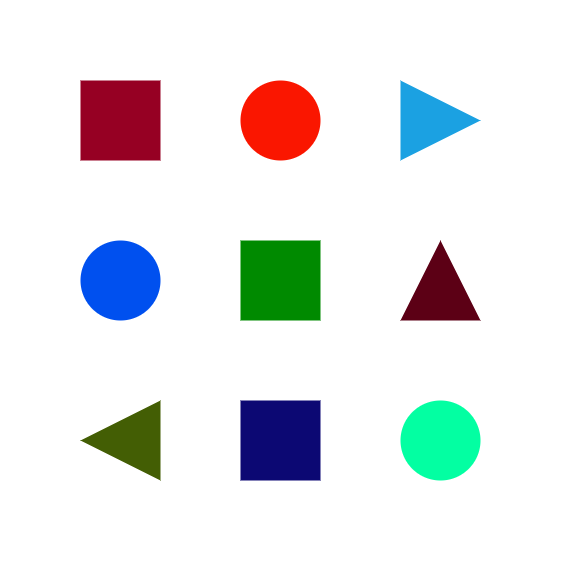
#> input picture shapes.png, 561 x 561 px
$ jupyter execute lab06.ipynb
#> lines starting #> are read from the running program, lines starting #| are printed output that depends on the picture; after the words box and inside, x2 and y2 are one past the last pixel; in counts of white or black regions, pixels touching at a corner belong together
### Task 0

Print Hello world to the terminal

[cell 1]
# Put your solution in this box and run the program

### Task 1 - Load an Image

Load in the "shapes.png" image and display it using matplotlib.

Ensure the colours are correctly displayed in RGB. [Hint](https://docs.opencv.org/4.x/d8/d01/group__imgproc__color__conversions.html#ga4e0972be5de079fed4e3a10e24ef5ef0)

[cell 2]
import cv2
import numpy as np
import matplotlib.pyplot as plt

IMAGE_FILE = "shapes.png"

image = cv2.imread(IMAGE_FILE)
#> image is the input picture: shape (561, 561, 3); mean B, G, R 231.5, 230.7, 228.7

image_rgb = cv2.cvtColor(image, cv2.COLOR_BGR2RGB);

plt.imshow(image_rgb)

### Task 2 - Colour Mask

Using a blue color mask, generate a monochrome mask of the blue shapes.

You will need to use the cv2.inRange() function.

Hint: ([0,0,90] and [150,180,255])

[cell 3]
import cv2
import numpy as np
import matplotlib.pyplot as plt

IMAGE_FILE = "shapes.png"

lower_blue = np.array([90, 0, 0], dtype=np.uint8)
upper_blue = np.array([255, 180, 150], dtype=np.uint8)

blue_mask = cv2.inRange(image, lower_blue, upper_blue)
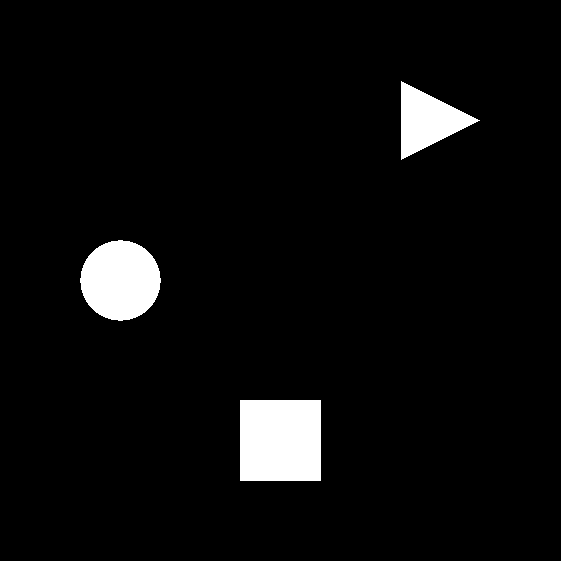
#> blue_mask: shape (561, 561); 4.7% white; 3 white regions, box (x1, y1, x2, y2) and area: (240, 400, 321, 481) 6561, (80, 240, 161, 321) 5049, (401, 81, 480, 160) 3121


plt.imshow(blue_mask, cmap = 'gray');

### Task 3 - Bitwise Operation

Using the bitwise and operation, apply the mask to the source image and display the result.

Examples for cv2.bitwise_and can be found [Here](https://www.geeksforgeeks.org/arithmetic-operations-on-images-using-opencv-set-2-bitwise-operations-on-binary-images/)

[cell 4]
import cv2
import numpy as np
import matplotlib.pyplot as plt
result = cv2.bitwise_and(image, image, mask=blue_mask)
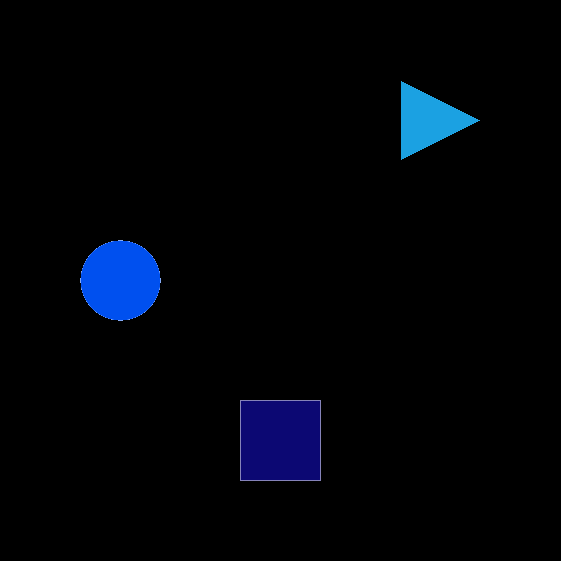
#> result: shape (561, 561, 3); mean B, G, R 8.5, 3.2, 0.7

# Convert to RGB for displaying
result_rgb = cv2.cvtColor(result, cv2.COLOR_BGR2RGB)

# Display the result
plt.figure(figsize=(6,6))
plt.imshow(result_rgb)
plt.title("Blue Shapes")
plt.axis("off")
plt.show()

### Task 4 - HSV and Maze

HSV (Hue, Saturation, Value) may provide better results for the Micromouse maze.

Use the provided "hsv_picker.ipynb" to find a good range of HSV values for the maze and display the resulting mask of the maze walls.

[cell 5]
import cv2
import numpy as np

# Global HSV variables
H_low = 0
H_high = 179;
S_low = 0
S_high = 255
V_low = 0
V_high = 255


# Trackbar callback
def callback(x):
    global H_low, H_high, S_low, S_high, V_low, V_high

    H_low = cv2.getTrackbarPos('low H', 'controls')
    H_high = cv2.getTrackbarPos('high H', 'controls')
    S_low = cv2.getTrackbarPos('low S', 'controls')
    S_high = cv2.getTrackbarPos('high S', 'controls')
    V_low = cv2.getTrackbarPos('low V', 'controls')
    V_high = cv2.getTrackbarPos('high V', 'controls')


# Create control window
cv2.namedWindow("controls")
cv2.resizeWindow("controls", 550, 300)


# Create sliders
cv2.createTrackbar('low H','controls',0,179,callback)
cv2.createTrackbar('high H','controls',179,179,callback)

cv2.createTrackbar('low S','controls',0,255,callback)
cv2.createTrackbar('high S','controls',255,255,callback)

cv2.createTrackbar('low V','controls',0,255,callback)
cv2.createTrackbar('high V','controls',255,255,callback)


# Load image
img = cv2.imread("maze.jpg")
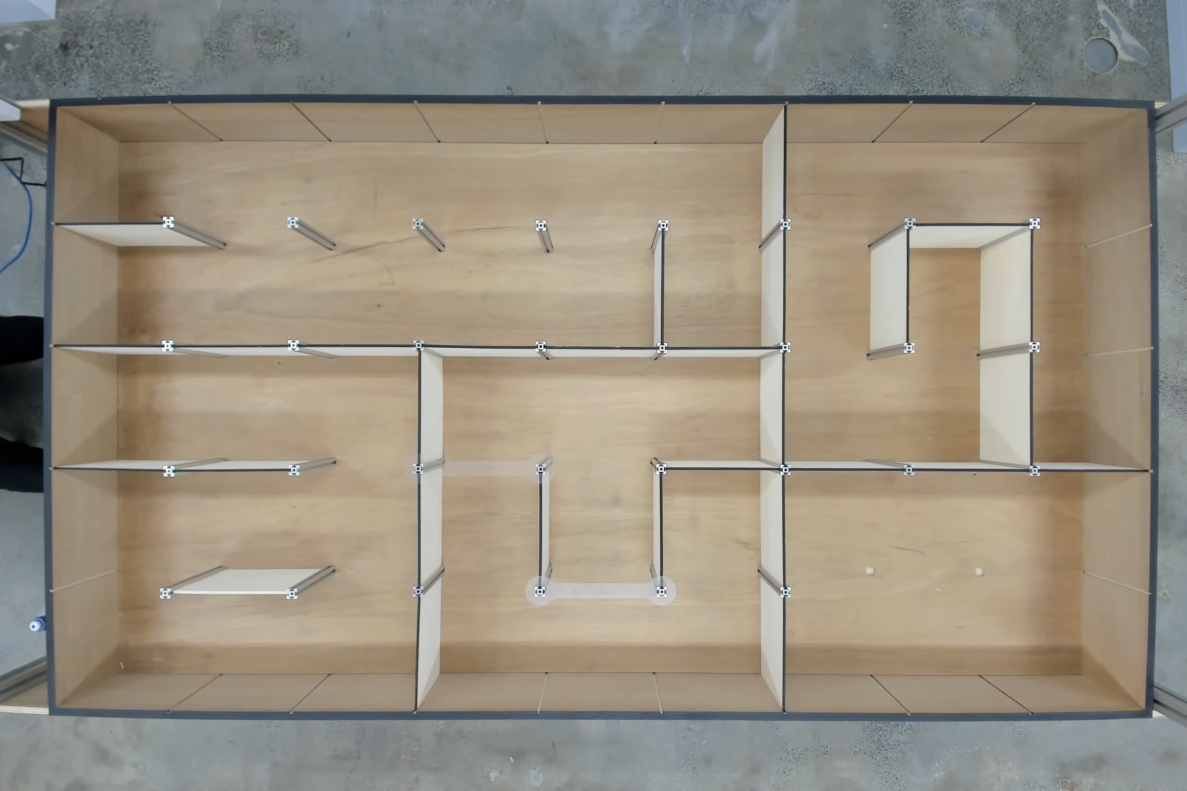
#> input picture maze.jpg, 2374 x 1582 px (shown at 1/2 size)
#> img is the input picture: shape (1582, 2374, 3); mean B, G, R 128.3, 143.1, 151.2

if img is None:
    print("Cannot find maze.jpg")
    exit()


# Resize image
width = img.shape[1]//4
#> width = 593
height = img.shape[0]//4
#> height = 395
img = cv2.resize(img,(width,height))
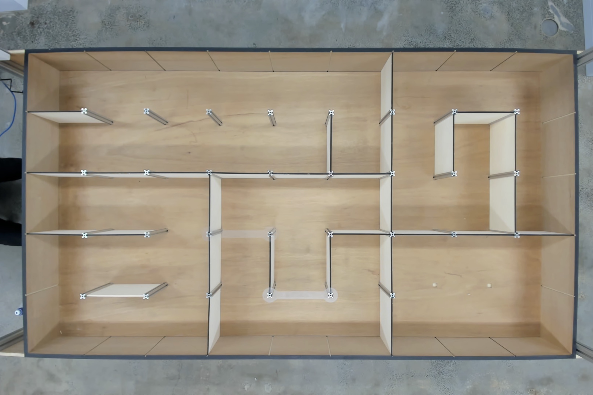
#> img: shape (395, 593, 3); mean B, G, R 128.2, 143, 151.2


# Convert to HSV
hsv = cv2.cvtColor(img, cv2.COLOR_BGR2HSV)
#> hsv: shape (395, 593, 3); mean H, S, V 41.1, 50.3, 154.9


while True:

    # HSV range
    hsv_low = np.array([H_low, S_low, V_low])
    hsv_high = np.array([H_high, S_high, V_high])


    # Create mask
    mask = cv2.inRange(hsv, hsv_low, hsv_high)
#> mask: shape (395, 593); every value is 255


    # Display
    cv2.imshow("Original", img)
    cv2.imshow("Mask", mask)


    # ESC key
    if cv2.waitKey(1) & 0xFF == 27:
#> (key Esc is pressed here)
        break


cv2.destroyAllWindows()

### Task 5 - Erode

Perform an erode operation from the source image. Use a kernel size of 7 and perform 5 iterations.

[cell 6]
import cv2
import numpy as np
import matplotlib.pyplot as plt

IMAGE_FILE = "maze.jpg"

# Load image
img = cv2.imread(IMAGE_FILE)

# Check image
if img is None:
    print("ERROR: Cannot find maze.jpg")
else:
    print("Image loaded:", img.shape)
#| Image loaded: (1582, 2374, 3)

    # Create kernel (7x7)
    kernel = np.ones((7,7), np.uint8)

    # Erode image
    eroded = cv2.erode(img, kernel, iterations=5)
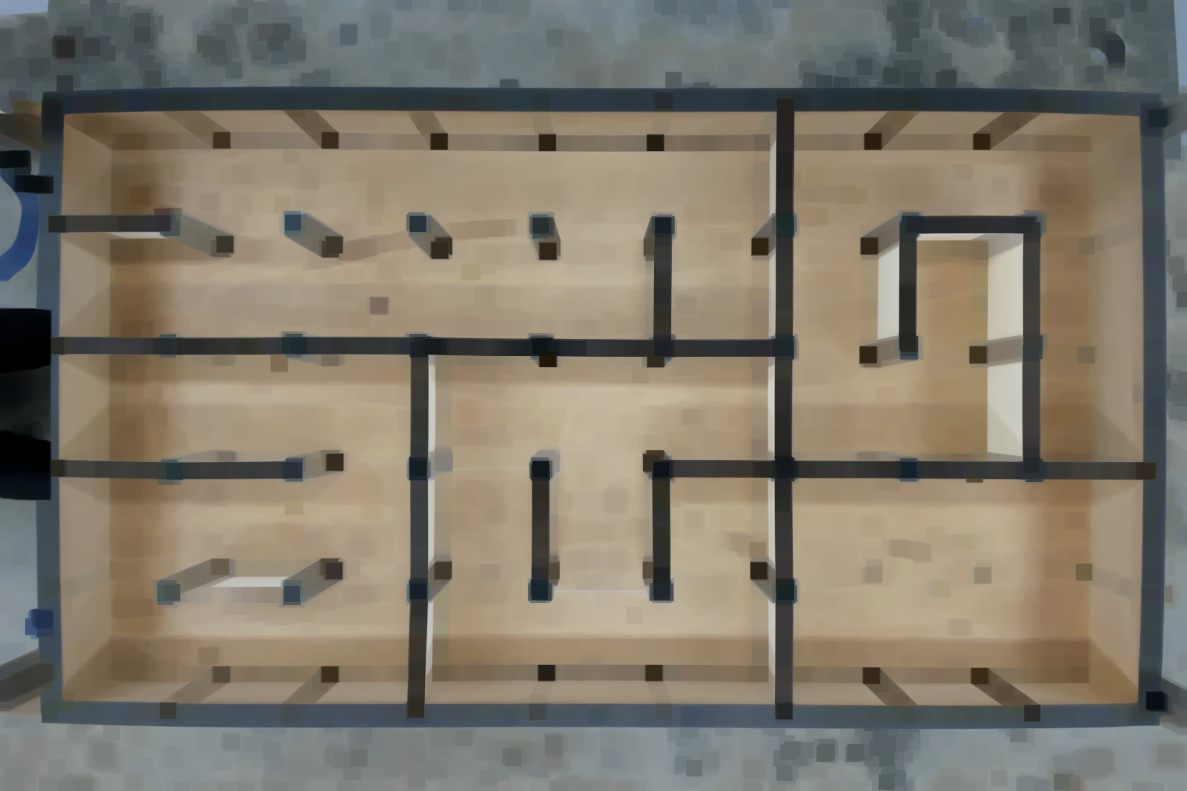
#> eroded: shape (1582, 2374, 3) (shown at 1/2 size); mean B, G, R 107.2, 120.8, 127.9

    # Convert BGR to RGB
    img_rgb = cv2.cvtColor(img, cv2.COLOR_BGR2RGB)
    eroded_rgb = cv2.cvtColor(eroded, cv2.COLOR_BGR2RGB)

    # Display
    plt.figure(figsize=(10,5))

    plt.subplot(1,2,1)
    plt.imshow(img_rgb)
    plt.title("Original")
    plt.axis("off")

    plt.subplot(1,2,2)
    plt.imshow(eroded_rgb)
    plt.title("Eroded")
    plt.axis("off")

    plt.show()

### Task 6 - Dilate

Perform an dilate operation from the source image. Use a kernel size of 3 and perform 5 iterations.

[cell 7]
import cv2
import numpy as np
import matplotlib.pyplot as plt

IMAGE_FILE = "maze.jpg"

### Task 7 - ASCII representation

Note: This task should be completed as it is part of the Micromouse assignment

Convert the maze into an ASCII representation shown in the lab document. You may need to perform a series of erosions and dilations to get a good mask.

Hint: Write a generic function to sample pixels between two coordinates.

[cell 8]
import cv2
import numpy as np
import matplotlib.pyplot as plt

IMAGE_FILE = "maze.jpg"

# Load image
img = cv2.imread(IMAGE_FILE)

# Check image loaded
if img is None:
    print("ERROR: Cannot find maze.jpg")
else:
    print("Image loaded:", img.shape)
#| Image loaded: (1582, 2374, 3)

    # Create 3x3 kernel
    kernel = np.ones((3,3), np.uint8)

    # Perform dilation
    dilated = cv2.dilate(img, kernel, iterations=5)
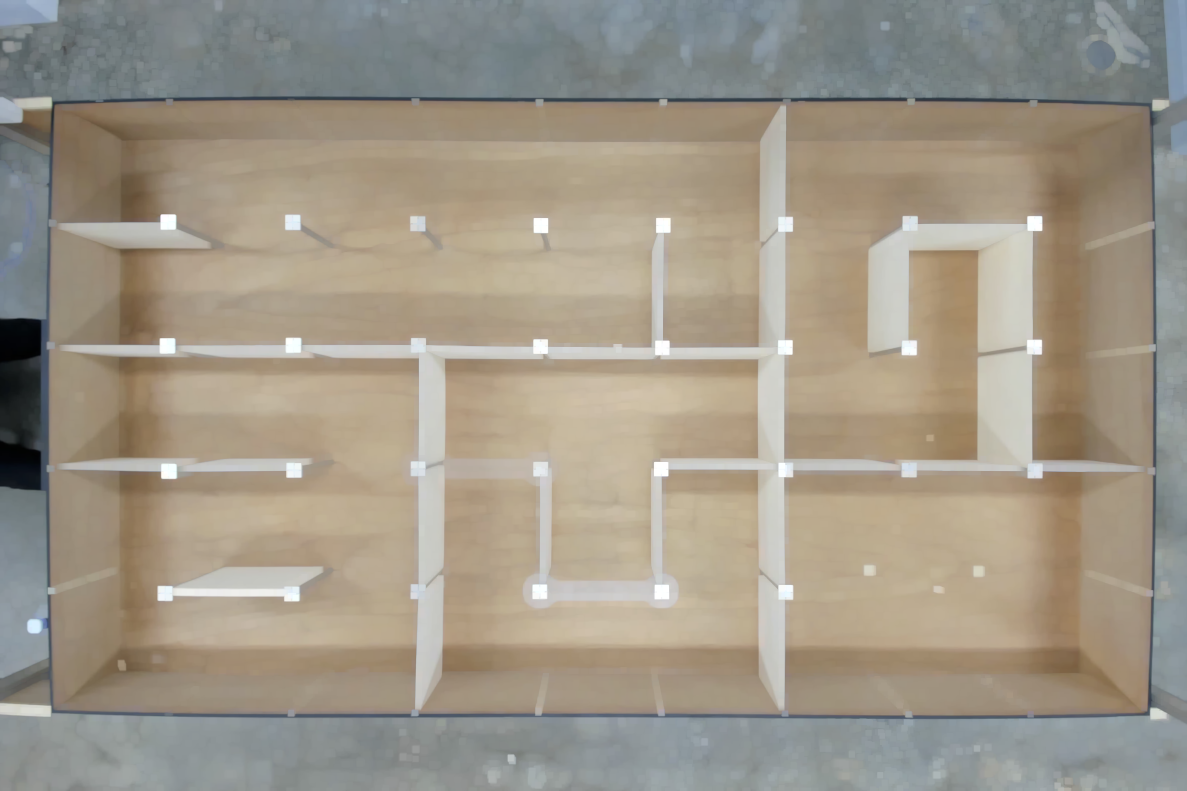
#> dilated: shape (1582, 2374, 3) (shown at 1/2 size); mean B, G, R 136.2, 150.7, 158.8

    # Convert BGR to RGB for matplotlib
    img_rgb = cv2.cvtColor(img, cv2.COLOR_BGR2RGB)
    dilated_rgb = cv2.cvtColor(dilated, cv2.COLOR_BGR2RGB)

    # Display results
    plt.figure(figsize=(10,5))

    plt.subplot(1,2,1)
    plt.imshow(img_rgb)
    plt.title("Original Maze")
    plt.axis("off")

    plt.subplot(1,2,2)
    plt.imshow(dilated_rgb)
    plt.title("Dilated Maze (Kernel 3, Iterations 5)")
    plt.axis("off")

    plt.show()
